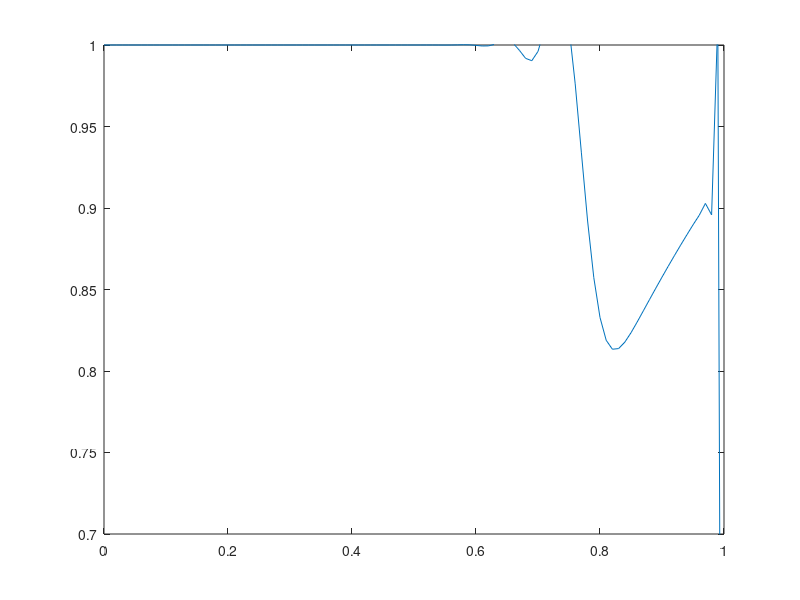

Here is the MATLAB script that generated this plot:

%%%%%%%%%%%%%%%%%%%%%%%%%%%%%%%%%%%%%%%%%%%%%%%%%%%%%%%%%%%%%%%%%%%%%%%%%%
% Description: This script implements the Lax Friedrich method to 
% numerically solve the scalar advection equation u_t + au_x = 0. 
% It stores all the parameters that define the desired 
% method.  Stable provided mu=abs(ak/h)<=1 
% Lax Friedrichs scheme
% u_new(j) = (u_old(j-1)+u_old(j+1))/2 - (mu/2)*(u_old(j+1)-u_old(j-1))

% parameters:
%   t0:intitial time
%   tf:final time
%   L:number of spatial grid points 
%   N: number of time grid points
%   f: function that gives inital data
%%%%%%%%%%%%%%%%%%%%%%%%%%%%%%%%%%%%%%%%%%%%%%%%%%%%%%%%%%%%%%%%%%%%%%%%%

%initialize parameters
t0=0;
tf=1;
L=100;
N=100;


%define space mesh
dx = 1/L;
x = 0:dx:1;
x = x';

%set inital funciton  
f = exp(-(x-.5).^2);

% define time mesh
dt = (tf-t0)/N;
t = t0:dt:tf;

%wave speed
a = .8;
%CFL number
mu = a*dt/dx;

%preallocate u, set initial u value to f
u = zeros(N+1,L+1);
u(:,1) = f;



%loop through time
for j=1:L
    %loop through space
    for k=2:N
        u(k,j+1) = u(k,j) - (mu/2)*(u(k+1,j)-u(k-1,j)) +...
            (mu^2/2)*(u(k+1,j)-2*u(k,j)+u(k-1,j));
    end
    % BC's step function
    u(1,j+1)=1;
    u(N+1,j+1)=0;
     
 
end


clf
for i=1:L
   
    plot(x,u(:,i))
	axis([0 1 .7 1])
    pause(.05)
    drawnow
end
